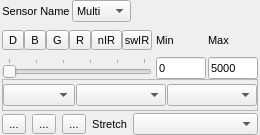
<?xml version='1.0' encoding='UTF-8'?>
<ui version="4.0">
 <class>MapViewRenderSettings</class>
 <widget class="QFrame" name="MapViewRenderSettings">
  <property name="geometry">
   <rect>
    <x>0</x>
    <y>0</y>
    <width>260</width>
    <height>135</height>
   </rect>
  </property>
  <property name="sizePolicy">
   <sizepolicy vsizetype="Preferred" hsizetype="Preferred">
    <horstretch>0</horstretch>
    <verstretch>0</verstretch>
   </sizepolicy>
  </property>
  <property name="minimumSize">
   <size>
    <width>260</width>
    <height>135</height>
   </size>
  </property>
  <property name="maximumSize">
   <size>
    <width>260</width>
    <height>151</height>
   </size>
  </property>
  <property name="font">
   <font>
    <pointsize>8</pointsize>
   </font>
  </property>
  <property name="windowTitle">
   <string>RenderSettings</string>
  </property>
  <property name="title" stdset="0">
   <string/>
  </property>
  <property name="flat" stdset="0">
   <bool>false</bool>
  </property>
  <property name="checkable" stdset="0">
   <bool>false</bool>
  </property>
  <layout class="QVBoxLayout" name="verticalLayout">
   <property name="spacing">
    <number>2</number>
   </property>
   <property name="leftMargin">
    <number>2</number>
   </property>
   <property name="topMargin">
    <number>0</number>
   </property>
   <property name="rightMargin">
    <number>2</number>
   </property>
   <property name="bottomMargin">
    <number>0</number>
   </property>
   <item>
    <layout class="QHBoxLayout" name="horizontalLayout_2">
     <item>
      <widget class="QLabel" name="labelTitle">
       <property name="font">
        <font>
         <pointsize>8</pointsize>
         <weight>50</weight>
         <italic>false</italic>
         <bold>false</bold>
         <kerning>true</kerning>
        </font>
       </property>
       <property name="toolTip">
        <string>Sensor name</string>
       </property>
       <property name="text">
        <string>Sensor Name</string>
       </property>
       <property name="alignment">
        <set>Qt::AlignCenter</set>
       </property>
      </widget>
     </item>
     <item>
      <widget class="QComboBox" name="cbRenderType">
       <property name="maximumSize">
        <size>
         <width>60</width>
         <height>16777215</height>
        </size>
       </property>
       <item>
        <property name="text">
         <string>Multi</string>
        </property>
       </item>
       <item>
        <property name="text">
         <string>Single</string>
        </property>
       </item>
      </widget>
     </item>
     <item>
      <widget class="QLabel" name="labelSummary">
       <property name="sizePolicy">
        <sizepolicy vsizetype="Fixed" hsizetype="Preferred">
         <horstretch>0</horstretch>
         <verstretch>0</verstretch>
        </sizepolicy>
       </property>
       <property name="minimumSize">
        <size>
         <width>0</width>
         <height>15</height>
        </size>
       </property>
       <property name="font">
        <font>
         <pointsize>8</pointsize>
        </font>
       </property>
       <property name="text">
        <string>&lt;RGB Bands></string>
       </property>
      </widget>
     </item>
     <item>
      <spacer name="horizontalSpacer_2">
       <property name="orientation">
        <enum>Qt::Horizontal</enum>
       </property>
       <property name="sizeHint" stdset="0">
        <size>
         <width>40</width>
         <height>20</height>
        </size>
       </property>
      </spacer>
     </item>
    </layout>
   </item>
   <item>
    <widget class="QStackedWidget" name="stackedWidget">
     <property name="minimumSize">
      <size>
       <width>250</width>
       <height>0</height>
      </size>
     </property>
     <property name="frameShape">
      <enum>QFrame::NoFrame</enum>
     </property>
     <property name="currentIndex">
      <number>1</number>
     </property>
     <widget class="QWidget" name="pageMultiBand">
      <layout class="QGridLayout" name="gridLayout_2">
       <property name="leftMargin">
        <number>2</number>
       </property>
       <property name="topMargin">
        <number>0</number>
       </property>
       <property name="rightMargin">
        <number>2</number>
       </property>
       <property name="bottomMargin">
        <number>0</number>
       </property>
       <property name="horizontalSpacing">
        <number>2</number>
       </property>
       <property name="verticalSpacing">
        <number>0</number>
       </property>
       <item row="1" column="1">
        <widget class="QSlider" name="sliderRed">
         <property name="sizePolicy">
          <sizepolicy vsizetype="Fixed" hsizetype="Preferred">
           <horstretch>1</horstretch>
           <verstretch>0</verstretch>
          </sizepolicy>
         </property>
         <property name="minimumSize">
          <size>
           <width>0</width>
           <height>0</height>
          </size>
         </property>
         <property name="styleSheet">
          <string notr="true"/>
         </property>
         <property name="minimum">
          <number>1</number>
         </property>
         <property name="maximum">
          <number>6</number>
         </property>
         <property name="value">
          <number>3</number>
         </property>
         <property name="orientation">
          <enum>Qt::Horizontal</enum>
         </property>
         <property name="tickPosition">
          <enum>QSlider::TicksAbove</enum>
         </property>
         <property name="tickInterval">
          <number>1</number>
         </property>
        </widget>
       </item>
       <item row="0" column="2">
        <widget class="QLabel" name="labelMax">
         <property name="text">
          <string>Min</string>
         </property>
        </widget>
       </item>
       <item row="1" column="2">
        <widget class="QLineEdit" name="tbRedMin">
         <property name="sizePolicy">
          <sizepolicy vsizetype="Fixed" hsizetype="Preferred">
           <horstretch>0</horstretch>
           <verstretch>0</verstretch>
          </sizepolicy>
         </property>
         <property name="minimumSize">
          <size>
           <width>50</width>
           <height>0</height>
          </size>
         </property>
         <property name="font">
          <font>
           <pointsize>8</pointsize>
          </font>
         </property>
         <property name="text">
          <string>0</string>
         </property>
        </widget>
       </item>
       <item row="2" column="2">
        <widget class="QLineEdit" name="tbGreenMin">
         <property name="font">
          <font>
           <pointsize>8</pointsize>
          </font>
         </property>
         <property name="text">
          <string>0</string>
         </property>
        </widget>
       </item>
       <item row="1" column="3">
        <widget class="QLineEdit" name="tbRedMax">
         <property name="sizePolicy">
          <sizepolicy vsizetype="Fixed" hsizetype="Preferred">
           <horstretch>0</horstretch>
           <verstretch>0</verstretch>
          </sizepolicy>
         </property>
         <property name="minimumSize">
          <size>
           <width>50</width>
           <height>0</height>
          </size>
         </property>
         <property name="font">
          <font>
           <pointsize>8</pointsize>
          </font>
         </property>
         <property name="text">
          <string>5000</string>
         </property>
        </widget>
       </item>
       <item row="0" column="3">
        <widget class="QLabel" name="labelMin">
         <property name="text">
          <string>Max</string>
         </property>
        </widget>
       </item>
       <item row="2" column="3">
        <widget class="QLineEdit" name="tbGreenMax">
         <property name="sizePolicy">
          <sizepolicy vsizetype="Fixed" hsizetype="Preferred">
           <horstretch>0</horstretch>
           <verstretch>0</verstretch>
          </sizepolicy>
         </property>
         <property name="font">
          <font>
           <pointsize>8</pointsize>
          </font>
         </property>
         <property name="text">
          <string>5000</string>
         </property>
        </widget>
       </item>
       <item row="2" column="0">
        <widget class="QLabel" name="labelGreen">
         <property name="font">
          <font>
           <pointsize>8</pointsize>
          </font>
         </property>
         <property name="styleSheet">
          <string notr="true"/>
         </property>
         <property name="text">
          <string>G</string>
         </property>
        </widget>
       </item>
       <item row="2" column="1">
        <widget class="QSlider" name="sliderGreen">
         <property name="sizePolicy">
          <sizepolicy vsizetype="Fixed" hsizetype="Preferred">
           <horstretch>0</horstretch>
           <verstretch>0</verstretch>
          </sizepolicy>
         </property>
         <property name="styleSheet">
          <string notr="true"/>
         </property>
         <property name="minimum">
          <number>1</number>
         </property>
         <property name="maximum">
          <number>6</number>
         </property>
         <property name="value">
          <number>2</number>
         </property>
         <property name="orientation">
          <enum>Qt::Horizontal</enum>
         </property>
         <property name="tickPosition">
          <enum>QSlider::TicksAbove</enum>
         </property>
         <property name="tickInterval">
          <number>1</number>
         </property>
        </widget>
       </item>
       <item row="1" column="0">
        <widget class="QLabel" name="labelRed">
         <property name="font">
          <font>
           <pointsize>8</pointsize>
          </font>
         </property>
         <property name="styleSheet">
          <string notr="true"/>
         </property>
         <property name="text">
          <string>R</string>
         </property>
        </widget>
       </item>
       <item row="3" column="0">
        <widget class="QLabel" name="labelBlue">
         <property name="font">
          <font>
           <pointsize>8</pointsize>
          </font>
         </property>
         <property name="text">
          <string>B</string>
         </property>
        </widget>
       </item>
       <item row="3" column="1">
        <widget class="QSlider" name="sliderBlue">
         <property name="sizePolicy">
          <sizepolicy vsizetype="Fixed" hsizetype="Preferred">
           <horstretch>0</horstretch>
           <verstretch>0</verstretch>
          </sizepolicy>
         </property>
         <property name="minimum">
          <number>1</number>
         </property>
         <property name="maximum">
          <number>6</number>
         </property>
         <property name="orientation">
          <enum>Qt::Horizontal</enum>
         </property>
         <property name="tickPosition">
          <enum>QSlider::TicksAbove</enum>
         </property>
         <property name="tickInterval">
          <number>1</number>
         </property>
        </widget>
       </item>
       <item row="3" column="2">
        <widget class="QLineEdit" name="tbBlueMin">
         <property name="font">
          <font>
           <pointsize>8</pointsize>
          </font>
         </property>
         <property name="text">
          <string>0</string>
         </property>
        </widget>
       </item>
       <item row="3" column="3">
        <widget class="QLineEdit" name="tbBlueMax">
         <property name="sizePolicy">
          <sizepolicy vsizetype="Fixed" hsizetype="Preferred">
           <horstretch>0</horstretch>
           <verstretch>0</verstretch>
          </sizepolicy>
         </property>
         <property name="font">
          <font>
           <pointsize>8</pointsize>
          </font>
         </property>
         <property name="text">
          <string>5000</string>
         </property>
        </widget>
       </item>
       <item row="0" column="0" colspan="2">
        <widget class="QFrame" name="btnBarMB">
         <property name="sizePolicy">
          <sizepolicy vsizetype="Preferred" hsizetype="Preferred">
           <horstretch>0</horstretch>
           <verstretch>0</verstretch>
          </sizepolicy>
         </property>
         <property name="minimumSize">
          <size>
           <width>0</width>
           <height>0</height>
          </size>
         </property>
         <layout class="QHBoxLayout" name="horizontalLayout">
          <property name="spacing">
           <number>0</number>
          </property>
          <property name="margin">
           <number>0</number>
          </property>
          <item>
           <widget class="QToolButton" name="btnDefaultMB">
            <property name="font">
             <font>
              <pointsize>8</pointsize>
              <italic>false</italic>
             </font>
            </property>
            <property name="toolTip">
             <string>default band selection</string>
            </property>
            <property name="text">
             <string>D</string>
            </property>
           </widget>
          </item>
          <item>
           <widget class="QToolButton" name="btnTrueColor">
            <property name="font">
             <font>
              <pointsize>8</pointsize>
              <italic>false</italic>
             </font>
            </property>
            <property name="toolTip">
             <string>red-green-blue (true colour)</string>
            </property>
            <property name="text">
             <string>TC</string>
            </property>
           </widget>
          </item>
          <item>
           <widget class="QToolButton" name="btnCIR">
            <property name="font">
             <font>
              <pointsize>8</pointsize>
              <italic>false</italic>
             </font>
            </property>
            <property name="toolTip">
             <string>swIR-red-green (coloured infra-red)</string>
            </property>
            <property name="text">
             <string>CIR</string>
            </property>
           </widget>
          </item>
          <item>
           <widget class="QToolButton" name="btn453">
            <property name="font">
             <font>
              <pointsize>8</pointsize>
              <italic>false</italic>
             </font>
            </property>
            <property name="toolTip">
             <string>swIR-mwIR-red</string>
            </property>
            <property name="text">
             <string>453</string>
            </property>
           </widget>
          </item>
          <item>
           <spacer name="horizontalSpacer">
            <property name="orientation">
             <enum>Qt::Horizontal</enum>
            </property>
            <property name="sizeHint" stdset="0">
             <size>
              <width>0</width>
              <height>0</height>
             </size>
            </property>
           </spacer>
          </item>
         </layout>
        </widget>
       </item>
      </layout>
     </widget>
     <widget class="QWidget" name="pageSingleBand">
      <layout class="QGridLayout" name="gridLayout">
       <property name="horizontalSpacing">
        <number>2</number>
       </property>
       <property name="verticalSpacing">
        <number>0</number>
       </property>
       <property name="margin">
        <number>0</number>
       </property>
       <item row="3" column="1">
        <widget class="QSlider" name="sliderSingleBand">
         <property name="minimumSize">
          <size>
           <width>0</width>
           <height>0</height>
          </size>
         </property>
         <property name="maximumSize">
          <size>
           <width>16777215</width>
           <height>16777215</height>
          </size>
         </property>
         <property name="minimum">
          <number>1</number>
         </property>
         <property name="maximum">
          <number>6</number>
         </property>
         <property name="orientation">
          <enum>Qt::Horizontal</enum>
         </property>
         <property name="tickPosition">
          <enum>QSlider::TicksAbove</enum>
         </property>
         <property name="tickInterval">
          <number>1</number>
         </property>
        </widget>
       </item>
       <item row="8" column="1" colspan="4">
        <widget class="QFrame" name="frame">
         <property name="minimumSize">
          <size>
           <width>0</width>
           <height>0</height>
          </size>
         </property>
         <property name="frameShape">
          <enum>QFrame::StyledPanel</enum>
         </property>
         <property name="frameShadow">
          <enum>QFrame::Raised</enum>
         </property>
         <layout class="QGridLayout" name="gridLayout_4">
          <property name="horizontalSpacing">
           <number>1</number>
          </property>
          <property name="verticalSpacing">
           <number>0</number>
          </property>
          <property name="margin">
           <number>0</number>
          </property>
          <item row="1" column="2">
           <widget class="QComboBox" name="cbSingleBandColorRampType">
            <property name="sizePolicy">
             <sizepolicy vsizetype="Fixed" hsizetype="Preferred">
              <horstretch>2</horstretch>
              <verstretch>0</verstretch>
             </sizepolicy>
            </property>
            <property name="toolTip">
             <string>Type of color ramp</string>
            </property>
           </widget>
          </item>
          <item row="1" column="0">
           <widget class="QgsColorRampComboBox" name="cbSingleBandColorRamp">
            <property name="sizePolicy">
             <sizepolicy vsizetype="Fixed" hsizetype="Preferred">
              <horstretch>1</horstretch>
              <verstretch>0</verstretch>
             </sizepolicy>
            </property>
            <property name="maximumSize">
             <size>
              <width>16777215</width>
              <height>16777215</height>
             </size>
            </property>
            <property name="toolTip">
             <string>Color ramp</string>
            </property>
           </widget>
          </item>
          <item row="1" column="3">
           <widget class="QComboBox" name="cbSingleBandMode">
            <property name="sizePolicy">
             <sizepolicy vsizetype="Fixed" hsizetype="Preferred">
              <horstretch>2</horstretch>
              <verstretch>0</verstretch>
             </sizepolicy>
            </property>
            <property name="toolTip">
             <string>Color classification</string>
            </property>
           </widget>
          </item>
         </layout>
        </widget>
       </item>
       <item row="2" column="1">
        <widget class="QFrame" name="bntBarSB">
         <property name="minimumSize">
          <size>
           <width>0</width>
           <height>0</height>
          </size>
         </property>
         <layout class="QHBoxLayout" name="horizontalLayout_3">
          <property name="spacing">
           <number>0</number>
          </property>
          <property name="margin">
           <number>0</number>
          </property>
          <item>
           <widget class="QToolButton" name="btnSingleBandDef">
            <property name="font">
             <font>
              <italic>false</italic>
             </font>
            </property>
            <property name="text">
             <string>D</string>
            </property>
           </widget>
          </item>
          <item>
           <widget class="QToolButton" name="btnSingleBandBlue">
            <property name="toolTip">
             <string>Select band from visible blue</string>
            </property>
            <property name="text">
             <string>B</string>
            </property>
           </widget>
          </item>
          <item>
           <widget class="QToolButton" name="btnSingleBandGreen">
            <property name="toolTip">
             <string>Select band from visible green</string>
            </property>
            <property name="text">
             <string>G</string>
            </property>
           </widget>
          </item>
          <item>
           <widget class="QToolButton" name="btnSingleBandRed">
            <property name="toolTip">
             <string>Select band from visible red</string>
            </property>
            <property name="text">
             <string>R</string>
            </property>
           </widget>
          </item>
          <item>
           <widget class="QToolButton" name="btnSingleBandNIR">
            <property name="toolTip">
             <string>Select band from near infra-red</string>
            </property>
            <property name="text">
             <string>nIR</string>
            </property>
           </widget>
          </item>
          <item>
           <widget class="QToolButton" name="btnSingleBandSWIR">
            <property name="toolTip">
             <string>Select band from shortwave infra-red</string>
            </property>
            <property name="text">
             <string>swIR</string>
            </property>
           </widget>
          </item>
         </layout>
        </widget>
       </item>
       <item row="2" column="3">
        <widget class="QLabel" name="labelMin_2">
         <property name="text">
          <string>Min</string>
         </property>
        </widget>
       </item>
       <item row="3" column="3">
        <widget class="QLineEdit" name="tbSingleBandMin">
         <property name="minimumSize">
          <size>
           <width>50</width>
           <height>0</height>
          </size>
         </property>
         <property name="font">
          <font>
           <pointsize>8</pointsize>
          </font>
         </property>
         <property name="text">
          <string>0</string>
         </property>
        </widget>
       </item>
       <item row="2" column="4">
        <widget class="QLabel" name="labelMax_2">
         <property name="text">
          <string>Max</string>
         </property>
        </widget>
       </item>
       <item row="3" column="4">
        <widget class="QLineEdit" name="tbSingleBandMax">
         <property name="sizePolicy">
          <sizepolicy vsizetype="Fixed" hsizetype="Preferred">
           <horstretch>0</horstretch>
           <verstretch>0</verstretch>
          </sizepolicy>
         </property>
         <property name="minimumSize">
          <size>
           <width>50</width>
           <height>0</height>
          </size>
         </property>
         <property name="font">
          <font>
           <pointsize>8</pointsize>
          </font>
         </property>
         <property name="text">
          <string>5000</string>
         </property>
        </widget>
       </item>
      </layout>
     </widget>
    </widget>
   </item>
   <item>
    <layout class="QHBoxLayout" name="horizontalLayout_4">
     <property name="spacing">
      <number>6</number>
     </property>
     <item>
      <widget class="QToolButton" name="btnApplyStyle">
       <property name="text">
        <string>...</string>
       </property>
       <property name="icon">
        <iconset resource="resources.qrc">
         <normaloff>:/timeseriesviewer/icons/mActionRefresh.png</normaloff>:/timeseriesviewer/icons/mActionRefresh.png</iconset>
       </property>
      </widget>
     </item>
     <item>
      <widget class="QToolButton" name="btnCopyStyle">
       <property name="text">
        <string>...</string>
       </property>
       <property name="icon">
        <iconset resource="resources.qrc">
         <normaloff>:/timeseriesviewer/icons/mActionEditCopy.png</normaloff>:/timeseriesviewer/icons/mActionEditCopy.png</iconset>
       </property>
      </widget>
     </item>
     <item>
      <widget class="QToolButton" name="btnPasteStyle">
       <property name="text">
        <string>...</string>
       </property>
       <property name="icon">
        <iconset resource="resources.qrc">
         <normaloff>:/timeseriesviewer/icons/mActionEditPaste.png</normaloff>:/timeseriesviewer/icons/mActionEditPaste.png</iconset>
       </property>
      </widget>
     </item>
     <item>
      <widget class="QLabel" name="label">
       <property name="font">
        <font>
         <pointsize>8</pointsize>
        </font>
       </property>
       <property name="text">
        <string>Stretch</string>
       </property>
       <property name="alignment">
        <set>Qt::AlignRight|Qt::AlignTrailing|Qt::AlignVCenter</set>
       </property>
      </widget>
     </item>
     <item>
      <widget class="QComboBox" name="comboBoxContrastEnhancement">
       <property name="sizePolicy">
        <sizepolicy vsizetype="Fixed" hsizetype="Preferred">
         <horstretch>1</horstretch>
         <verstretch>0</verstretch>
        </sizepolicy>
       </property>
       <property name="font">
        <font>
         <pointsize>8</pointsize>
        </font>
       </property>
      </widget>
     </item>
    </layout>
   </item>
  </layout>
  <action name="actionSetDefaultMB">
   <property name="text">
    <string>Def</string>
   </property>
   <property name="toolTip">
    <string>Set default band selection</string>
   </property>
  </action>
  <action name="actionSetTrueColor">
   <property name="text">
    <string>True</string>
   </property>
   <property name="toolTip">
    <string>Set to true color (red-green-blue)</string>
   </property>
  </action>
  <action name="actionSetCIR">
   <property name="text">
    <string>CIR</string>
   </property>
   <property name="toolTip">
    <string>Set to coloured infra red (swIR-red-green)</string>
   </property>
  </action>
  <action name="actionSet453">
   <property name="text">
    <string>453</string>
   </property>
   <property name="toolTip">
    <string>Set to swIR-mwIR-red (Landsat 4-5-3)</string>
   </property>
  </action>
  <action name="actionCopyStyle">
   <property name="icon">
    <iconset resource="resources.qrc">
     <normaloff>:/timeseriesviewer/icons/mActionEditCopy.png</normaloff>:/timeseriesviewer/icons/mActionEditCopy.png</iconset>
   </property>
   <property name="text">
    <string>Copy style</string>
   </property>
   <property name="toolTip">
    <string>Copy style to clipboard</string>
   </property>
  </action>
  <action name="actionPasteStyle">
   <property name="icon">
    <iconset resource="resources.qrc">
     <normaloff>:/timeseriesviewer/icons/mActionEditPaste.png</normaloff>:/timeseriesviewer/icons/mActionEditPaste.png</iconset>
   </property>
   <property name="text">
    <string>Paste Style</string>
   </property>
   <property name="toolTip">
    <string>Paste style from clipboard</string>
   </property>
  </action>
  <action name="actionApplyStyle">
   <property name="icon">
    <iconset resource="resources.qrc">
     <normaloff>:/timeseriesviewer/icons/mActionRefresh.png</normaloff>:/timeseriesviewer/icons/mActionRefresh.png</iconset>
   </property>
   <property name="text">
    <string>ApplySettings</string>
   </property>
   <property name="toolTip">
    <string>Apply Style</string>
   </property>
  </action>
  <action name="actionSetR">
   <property name="text">
    <string>R</string>
   </property>
  </action>
  <action name="actionSetG">
   <property name="text">
    <string>G</string>
   </property>
  </action>
  <action name="actionSetB">
   <property name="text">
    <string>B</string>
   </property>
  </action>
  <action name="actionSetNIR">
   <property name="text">
    <string>nIR</string>
   </property>
  </action>
  <action name="actionSetSWIR">
   <property name="text">
    <string>swIR</string>
   </property>
  </action>
  <action name="actionSetDefaultSB">
   <property name="text">
    <string>Def</string>
   </property>
  </action>
 </widget>
 <customwidgets>
  <customwidget>
   <class>QgsColorRampComboBox</class>
   <extends>QComboBox</extends>
   <header>qgis.gui</header>
  </customwidget>
 </customwidgets>
 <resources>
  <include location="resources.qrc"/>
 </resources>
 <connections>
  <connection>
   <sender>cbRenderType</sender>
   <signal>currentIndexChanged(int)</signal>
   <receiver>stackedWidget</receiver>
   <slot>setCurrentIndex(int)</slot>
   <hints>
    <hint type="sourcelabel">
     <x>107</x>
     <y>19</y>
    </hint>
    <hint type="destinationlabel">
     <x>144</x>
     <y>54</y>
    </hint>
   </hints>
  </connection>
 </connections>
</ui>
